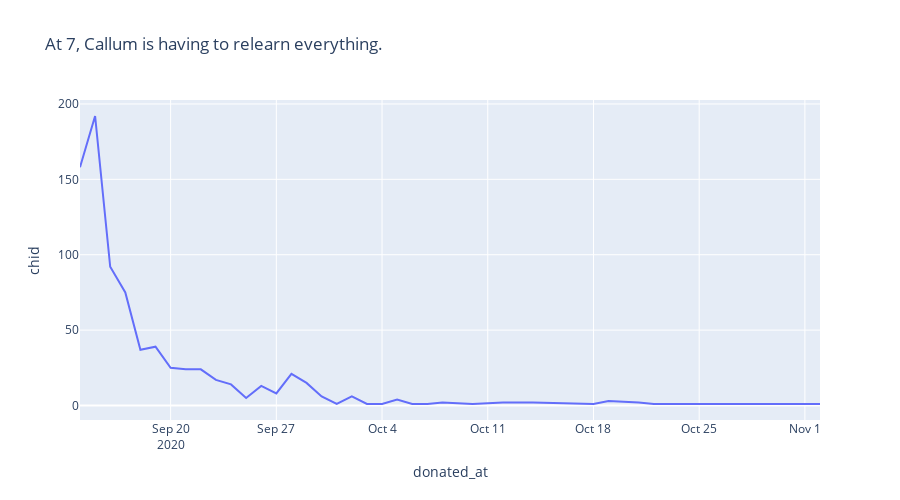

Notebook code cell kept with this figure:
### Code cell
# 개별 프로젝트 일자별 펀딩 추이
s1_ = pd.merge(s1, donation, how = 'inner', on = 'chid').groupby('donated_at')[["amount_d", "chid"]]
s1_daily = s1_.agg({'amount_d':'sum','chid':'count'}).sort_values('donated_at', ascending=True).reset_index()
fig = px.line(s1_daily, x='donated_at', y='chid', height=500, title='At 7, Callum is having to relearn everything.')
fig.show()

### Figure 1 — Plotly figure (JSON) as saved in the notebook; plotly's stock layout.template omitted (floating-point values rounded to 4 significant figures)
{"data": [{"hovertemplate": "donated_at=%{x}<br>chid=%{y}<extra></extra>", "legendgroup": "", "line": {"color": "#636efa", "dash": "solid"}, "mode": "lines", "name": "", "orientation": "v", "showlegend": false, "type": "scatter", "x": ["2020-09-14", "2020-09-15", "2020-09-16", "2020-09-17", "2020-09-18", "2020-09-19", "2020-09-20", "2020-09-21", "2020-09-22", "2020-09-23", "2020-09-24", "2020-09-25", "2020-09-26", "2020-09-27", "2020-09-28", "2020-09-29", "2020-09-30", "2020-10-01", "2020-10-02", "2020-10-03", "2020-10-04", "2020-10-05", "2020-10-06", "2020-10-07", "2020-10-08", "2020-10-10", "2020-10-12", "2020-10-14", "2020-10-18", "2020-10-19", "2020-10-21", "2020-10-22", "2020-10-24", "2020-10-26", "2020-11-01", "2020-11-02"], "xaxis": "x", "y": [158, 192, 92, 75, 37, 39, 25, 24, 24, 17, 14, 5, 13, 8, 21, 15, 6, 1, 6, 1, 1, 4, 1, 1, 2, 1, 2, 2, 1, 3, 2, 1, 1, 1, 1, 1], "yaxis": "y"}], "layout": {"height": 500, "legend": {"tracegroupgap": 0}, "title": {"text": "At 7, Callum is having to relearn everything."}, "xaxis": {"anchor": "y", "domain": [0, 1], "title": {"text": "donated_at"}}, "yaxis": {"anchor": "x", "domain": [0, 1], "title": {"text": "chid"}}}}
